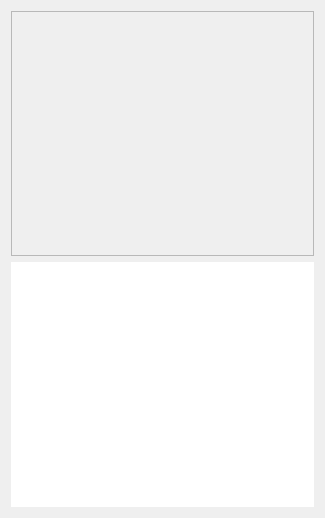
<ui version="4.0" >
 <class>PreviewWidget</class>
 <widget class="QWidget" name="PreviewWidget" >
  <property name="geometry" >
   <rect>
    <x>0</x>
    <y>0</y>
    <width>325</width>
    <height>518</height>
   </rect>
  </property>
  <property name="windowTitle" >
   <string>Form</string>
  </property>
  <layout class="QVBoxLayout" name="verticalLayout" >
   <item>
    <widget class="QScrollArea" name="scrollArea" >
     <property name="widgetResizable" >
      <bool>true</bool>
     </property>
     <widget class="QWidget" name="scrollAreaWidgetContents" >
      <property name="geometry" >
       <rect>
        <x>0</x>
        <y>0</y>
        <width>311</width>
        <height>247</height>
       </rect>
      </property>
     </widget>
    </widget>
   </item>
   <item>
    <widget class="QTextBrowser" name="textBrowser" >
     <property name="frameShape" >
      <enum>QFrame::NoFrame</enum>
     </property>
    </widget>
   </item>
  </layout>
 </widget>
 <resources/>
 <connections/>
</ui>
